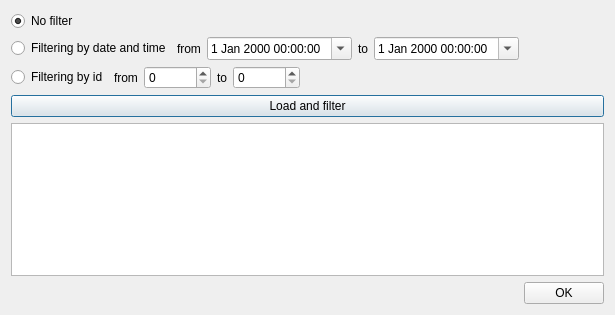
<?xml version="1.0" encoding="UTF-8"?>
<ui version="4.0">
 <class>DialogFindRecord</class>
 <widget class="QDialog" name="DialogFindRecord">
  <property name="geometry">
   <rect>
    <x>0</x>
    <y>0</y>
    <width>615</width>
    <height>315</height>
   </rect>
  </property>
  <property name="windowTitle">
   <string>Choose record</string>
  </property>
  <layout class="QVBoxLayout" name="verticalLayout">
   <item>
    <layout class="QHBoxLayout" name="horizontalLayout_2">
     <item>
      <widget class="QRadioButton" name="radioButtonNoFilter">
       <property name="text">
        <string>No filter</string>
       </property>
       <property name="checked">
        <bool>true</bool>
       </property>
      </widget>
     </item>
     <item>
      <spacer name="horizontalSpacer">
       <property name="orientation">
        <enum>Qt::Horizontal</enum>
       </property>
       <property name="sizeHint" stdset="0">
        <size>
         <width>40</width>
         <height>20</height>
        </size>
       </property>
      </spacer>
     </item>
    </layout>
   </item>
   <item>
    <layout class="QHBoxLayout" name="horizontalLayout">
     <item>
      <widget class="QRadioButton" name="radioButtonFilterDateTime">
       <property name="text">
        <string>Filtering by date and time</string>
       </property>
      </widget>
     </item>
     <item>
      <widget class="QLabel" name="label">
       <property name="text">
        <string>from</string>
       </property>
      </widget>
     </item>
     <item>
      <widget class="QDateTimeEdit" name="dateTimeEditFrom">
       <property name="calendarPopup">
        <bool>true</bool>
       </property>
      </widget>
     </item>
     <item>
      <widget class="QLabel" name="label_3">
       <property name="text">
        <string>to</string>
       </property>
      </widget>
     </item>
     <item>
      <widget class="QDateTimeEdit" name="dateTimeEditTo">
       <property name="calendarPopup">
        <bool>true</bool>
       </property>
      </widget>
     </item>
     <item>
      <spacer name="horizontalSpacer_2">
       <property name="orientation">
        <enum>Qt::Horizontal</enum>
       </property>
       <property name="sizeHint" stdset="0">
        <size>
         <width>40</width>
         <height>20</height>
        </size>
       </property>
      </spacer>
     </item>
    </layout>
   </item>
   <item>
    <layout class="QHBoxLayout" name="horizontalLayout_3">
     <item>
      <widget class="QRadioButton" name="radioButtonFilterId">
       <property name="text">
        <string>Filtering by id</string>
       </property>
      </widget>
     </item>
     <item>
      <widget class="QLabel" name="label_2">
       <property name="text">
        <string>from</string>
       </property>
      </widget>
     </item>
     <item>
      <widget class="QSpinBox" name="spinBoxFrom">
       <property name="maximum">
        <number>1000000000</number>
       </property>
      </widget>
     </item>
     <item>
      <widget class="QLabel" name="label_4">
       <property name="text">
        <string>to</string>
       </property>
      </widget>
     </item>
     <item>
      <widget class="QSpinBox" name="spinBoxTo">
       <property name="maximum">
        <number>1000000000</number>
       </property>
      </widget>
     </item>
     <item>
      <spacer name="horizontalSpacer_3">
       <property name="orientation">
        <enum>Qt::Horizontal</enum>
       </property>
       <property name="sizeHint" stdset="0">
        <size>
         <width>40</width>
         <height>20</height>
        </size>
       </property>
      </spacer>
     </item>
    </layout>
   </item>
   <item>
    <widget class="QPushButton" name="pushButtonFiltering">
     <property name="text">
      <string>Load and filter</string>
     </property>
    </widget>
   </item>
   <item>
    <widget class="QTableView" name="tableViewData">
     <property name="editTriggers">
      <set>QAbstractItemView::DoubleClicked</set>
     </property>
     <property name="selectionMode">
      <enum>QAbstractItemView::SingleSelection</enum>
     </property>
     <property name="selectionBehavior">
      <enum>QAbstractItemView::SelectRows</enum>
     </property>
     <property name="cornerButtonEnabled">
      <bool>false</bool>
     </property>
    </widget>
   </item>
   <item>
    <layout class="QHBoxLayout" name="horizontalLayout_4">
     <item>
      <spacer name="horizontalSpacer_4">
       <property name="orientation">
        <enum>Qt::Horizontal</enum>
       </property>
       <property name="sizeHint" stdset="0">
        <size>
         <width>40</width>
         <height>20</height>
        </size>
       </property>
      </spacer>
     </item>
     <item>
      <widget class="QPushButton" name="pushButtonOK">
       <property name="text">
        <string>OK</string>
       </property>
      </widget>
     </item>
    </layout>
   </item>
  </layout>
 </widget>
 <resources/>
 <connections/>
</ui>
